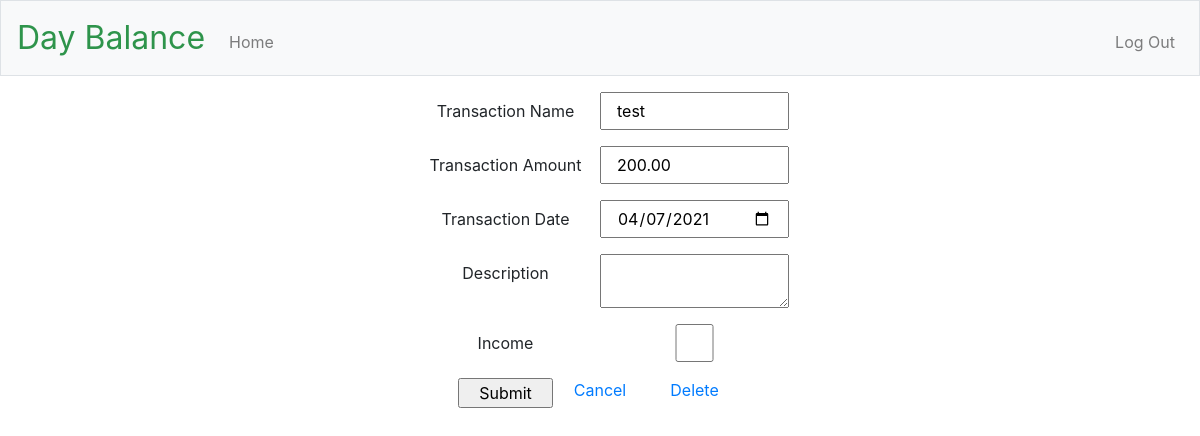
The app's page /edit/7 (signed in) with its own data.
### app/models.py (models this page shows, shortened)
class Transaction(db.Model):
    id = db.Column(db.Integer, primary_key=True)
    title = db.Column(db.String(40), nullable=False)
    date = db.Column(db.DateTime, nullable=False)
    amount = db.Column(db.Float, nullable=False)
    description = db.Column(db.String(200))
    income = db.Column(db.Boolean)
    user_id = db.Column(db.Integer, db.ForeignKey('user.id'), nullable=False)

### app/main/routes.py (the view)
@bp.route("/edit", methods=["GET", "POST"])
@bp.route("/edit/<int:transaction_id>", methods=["GET", "POST"])
@login_required
def edit_transaction(transaction_id):
    form = TransactionForm(request.form)
    edited_transaction = Transaction.query.filter_by(id=transaction_id).one()
    if request.method == 'POST' and form.validate():
        edited_transaction.title = form.title.data
        edited_transaction.date = form.date.data
        edited_transaction.amount = form.amount.data
        edited_transaction.description = form.description.data
        edited_transaction.income = form.income.data
        db.session.commit()
        flash("Your changes have been saved.")
        return redirect(url_for("main.index"))
    elif request.method == 'GET':
        form.title.data = edited_transaction.title
        form.date.data = edited_transaction.date
        form.amount.data = edited_transaction.amount
        form.description.data= edited_transaction.description
        form.income.data = edited_transaction.income
    return render_template(
        "edit_transaction.html",
        title="Edit Transaction",
        form=form,
        transaction_id=edited_transaction.id,
    )

### app/main/forms.py (shortened to what this page needs)
class TransactionForm(Form):
    title = StringField('Transaction Name', validators=[DataRequired()])
    date = DateField('Transaction Date', validators=[DataRequired()])
    amount = DecimalField('Transaction Amount', validators=[DataRequired()],
        places=2)
    description = TextAreaField('Description',
        validators=[Length(min=0, max=140)])
    income = BooleanField('Income')
    submit = SubmitField('Submit')

### app/models.py (called while the page is built)
@login.user_loader
def load_user(id):
    return User.query.get(int(id))

### app/templates/edit_transaction.html (shortened to what this page needs)
{% extends "layout.html" %}
{% block main %}
    <form action="/edit/{{ transaction_id }}" method="POST">
        <div class="form-group row justify-content-center">
            {{ form.title.label(class="col-sm-2 col-form-label") }}
            {{ form.title(class="col-sm-2") }}
        </div>
        <div class="form-group row justify-content-center">
            {{ form.amount.label(class="col-sm-2 col-form-label") }}
            {{ form.amount(class="col-sm-2") }}
        </div>
        <div class="form-group row justify-content-center">
            {{ form.date.label(class="col-sm-2 col-form-label") }}
            {{ form.date(class="col-sm-2") }}
        </div>
        <div class="form-group row justify-content-center">
            {{ form.description.label(class="col-sm-2 col-form-label") }}
            {{ form.description(class="col-sm-2") }}
        </div>
        <div class="form-group row justify-content-center">
            {{ form.income.label(class="col-sm-2 col-form-label") }}
            {{ form.income(class="col-sm-2") }}
        </div>
        <div class="form-group row justify-content-center">
            {{ form.submit(class="col-1") }}
            <div class="col-1">
                <a href="{{ url_for('main.index') }}">Cancel</a>
            </div>
            <div class="col-1">
                <a href="{{ url_for('main.delete_transaction',transaction_id = transaction_id) }}">Delete</a>
            </div>
        </div>
    </form>
{% endblock %}

### records on screen
Transaction: title "test", amount "200.00", date "04/07/2021"
